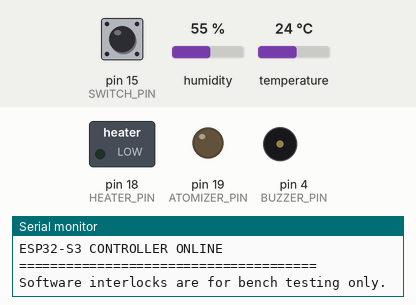
Recording of a sketch running on a simulated Arduino Uno, built with avr-gcc and run on an emulated ATmega328P. Shown: switched loads named in the sketch (green lamp = pin HIGH), output pins drawn as LEDs (lit = HIGH), buzzer (waves = sounding, pin HIGH), the last lines printed to the serial monitor. Inputs (shaded band) come from the test bench; at power-on: temperature 24 °C, pin 15 (SWITCH_PIN) HIGH, humidity 55 %.

Above: at 1.3 s.
1.4 s: temperature set to 38 °C
3.5 s: temperature set to 41 °C
At 6.17 s:
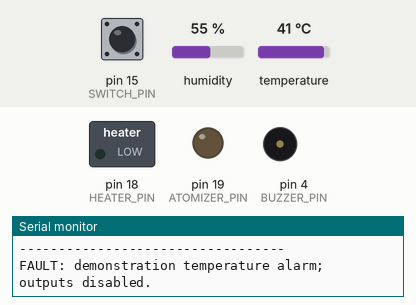
9.5 s: pin 15 (SWITCH_PIN) pulled LOW for 0.15 s
13.0 s: temperature set to 12 °C
At 13.6 s:
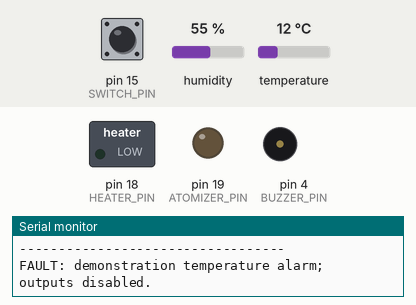
14.5 s: pin 15 (SWITCH_PIN) pulled LOW for 3.2 s
At 14.58 s:
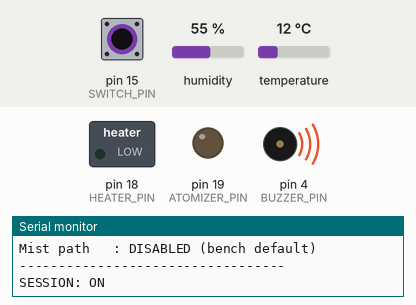
Timing chart, 0 to 19.5 s (numbered marks = the images above; inputs shaded):
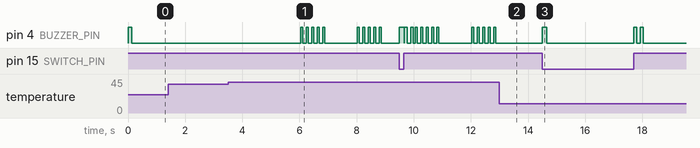

The sketch:

medha_thermal_humidity_poc.ino
```cpp
#include <Arduino.h>
#include <DHT.h>

constexpr uint8_t DHT_PIN = 17;
constexpr uint8_t BUZZER_PIN = 4;
constexpr uint8_t SWITCH_PIN = 15;
constexpr uint8_t HEATER_PIN = 18;
constexpr uint8_t ATOMIZER_PIN = 19;
constexpr uint8_t DHT_TYPE = DHT11;
constexpr float TEMP_WARNING_C = 35.0f;
constexpr float TEMP_ALARM_C = 40.0f;
constexpr unsigned long SENSOR_PERIOD_MS = 2000;
constexpr bool HEATING_AVAILABLE = false;
constexpr bool ATOMIZER_AVAILABLE = false;

DHT dht(DHT_PIN, DHT_TYPE);

bool sessionOn = false;
bool faultLatched = false;
bool lastSwitchState = HIGH;
unsigned long lastSensorRead = 0;

void allOutputsOff() {
  digitalWrite(HEATER_PIN, LOW);
  digitalWrite(ATOMIZER_PIN, LOW);
}

void beep(uint8_t count, unsigned int durationMs) {
  for (uint8_t i = 0; i < count; ++i) {
    digitalWrite(BUZZER_PIN, HIGH);
    delay(durationMs);
    digitalWrite(BUZZER_PIN, LOW);
    if (i + 1 < count) {
      delay(120);
    }
  }
}

void printStatus(float temperatureC, float humidityPct) {
  Serial.println("----------- STATUS ----------------");
  Serial.print("Session     : ");
  Serial.println(sessionOn ? "ON" : "OFF");
  Serial.print("Temperature : ");
  Serial.print(temperatureC, 1);
  Serial.println(" C");
  Serial.print("Humidity    : ");
  Serial.print(humidityPct, 1);
  Serial.println(" %");
  Serial.print("Heater path : ");
  Serial.println(HEATING_AVAILABLE ? "ENABLED" : "DISABLED (bench default)");
  Serial.print("Mist path   : ");
  Serial.println(ATOMIZER_AVAILABLE ? "ENABLED" : "DISABLED (bench default)");
  Serial.println("----------------------------------");
}

void setup() {
  Serial.begin(115200);
  pinMode(SWITCH_PIN, INPUT_PULLUP);
  pinMode(BUZZER_PIN, OUTPUT);
  pinMode(HEATER_PIN, OUTPUT);
  pinMode(ATOMIZER_PIN, OUTPUT);
  allOutputsOff();
  digitalWrite(BUZZER_PIN, LOW);
  dht.begin();
  Serial.println();
  Serial.println("======================================");
  Serial.println("STANDARDIZED THERMAL/HUMIDITY OCULAR DEVICE POC");
  Serial.println("ESP32-S3 CONTROLLER ONLINE");
  Serial.println("======================================");
  Serial.println("Software interlocks are for bench testing only.");
  beep(1, 120);
}

void loop() {
  const bool switchState = digitalRead(SWITCH_PIN);

  if (lastSwitchState == HIGH && switchState == LOW) {
    sessionOn = true;
    faultLatched = false;
    Serial.println("SESSION: ON");
    beep(1, 160);
  } else if (lastSwitchState == LOW && switchState == HIGH) {
    sessionOn = false;
    faultLatched = false;
    allOutputsOff();
    Serial.println("SESSION: OFF");
    beep(2, 100);
  }
  lastSwitchState = switchState;

  if (millis() - lastSensorRead < SENSOR_PERIOD_MS) {
    delay(10);
    return;
  }
  lastSensorRead = millis();

  const float humidityPct = dht.readHumidity();
  const float temperatureC = dht.readTemperature();

  if (isnan(humidityPct) || isnan(temperatureC)) {
    faultLatched = true;
    sessionOn = false;
    allOutputsOff();
    Serial.println("FAULT: DHT11 reading invalid; outputs disabled.");
    beep(3, 90);
    return;
  }

  printStatus(temperatureC, humidityPct);

  if (temperatureC >= TEMP_ALARM_C) {
    faultLatched = true;
    sessionOn = false;
    allOutputsOff();
    Serial.println("FAULT: demonstration temperature alarm; outputs disabled.");
    beep(5, 70);
    return;
  }

  if (temperatureC >= TEMP_WARNING_C) {
    Serial.println("WARNING: demonstration temperature warning.");
  }

  if (!sessionOn || faultLatched) {
    allOutputsOff();
    return;
  }

  digitalWrite(HEATER_PIN, HEATING_AVAILABLE ? HIGH : LOW);
  digitalWrite(ATOMIZER_PIN, ATOMIZER_AVAILABLE ? HIGH : LOW);
}
```

Measured:
- after the input at 3.5 s, pin 4 (BUZZER_PIN): goes 4 × (HIGH 0.07 s, LOW 0.12 s), HIGH 0.07 s, LOW 1.1 s, 4 × (HIGH 0.07 s, LOW 0.12 s), HIGH 0.07 s, then LOW, starting after 2.5 s
- after the input at 13.0 s, pin 4 (BUZZER_PIN): stops changing and stays LOW
- after the input at 14.5 s, pin 4 (BUZZER_PIN): goes HIGH 0.16 s, LOW 3.0 s, HIGH 0.10 s, LOW 0.12 s, HIGH 0.10 s, then LOW, starting at once
